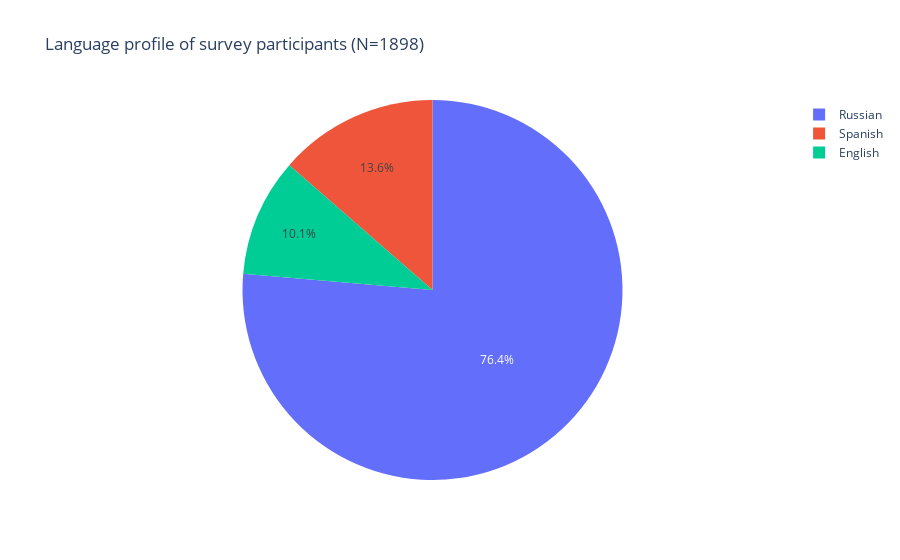

The notebook cell this image was saved under:
### Markdown cell above
Progress is also similar when grouped by language. But it should be noted that...

### Code cell
pdx = large_df
pdx['UserLanguage'].replace('RU','Russian',inplace=True)
pdx['UserLanguage'].replace('ES-ES','Spanish',inplace=True)
pdx['UserLanguage'].replace('EN','English',inplace=True)

temp_series = pdx['UserLanguage'].value_counts()
labels = (np.array(temp_series.index))
sizes = (np.array((temp_series / temp_series.sum())*100))

trace = go.Pie(labels=labels, values=sizes)
layout = go.Layout(
    title='Language profile of survey participants (N={})'.format(len(large_df.id.unique()))
)
data = [trace]
fig = go.Figure(data=data, layout=layout)
py.iplot(fig)

### Figure 1 — Plotly figure (JSON) as saved in the notebook; plotly's stock layout.template omitted (floating-point values rounded to 4 significant figures)
{"data": [{"labels": ["Russian", "Spanish", "English"], "type": "pie", "values": [76.36, 13.59, 10.05]}], "layout": {"title": {"text": "Language profile of survey participants (N=1898)"}}}
